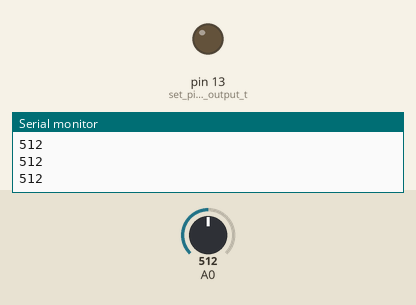
The sketch below on a simulated Arduino Uno, built with avr-gcc and run on an emulated ATmega328P. Shown: output pins drawn as LEDs (lit = HIGH), the last lines printed to the serial monitor. Inputs (shaded band) come from the test bench; at power-on: A0 = 512.

Above: at 1.2 s.
1.3 s: A0 set to 157
2.8 s: A0 set to 140
At 3.8 s:
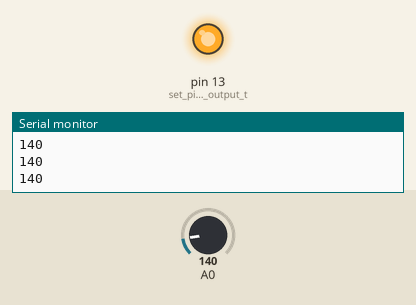
4.3 s: A0 set to 160
At 5.1 s:
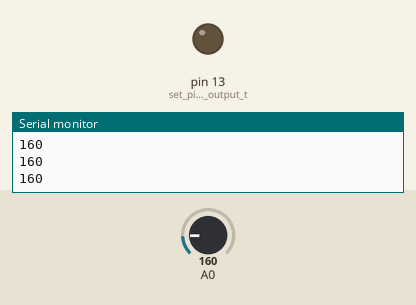
5.8 s: A0 set to 122
At 6.4 s:
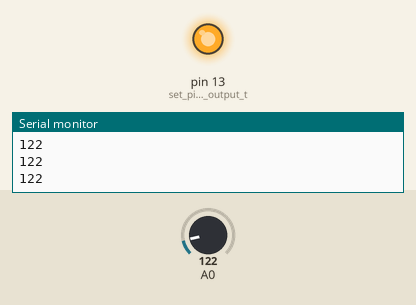
Timing chart, 0 to 8.3 s (numbered marks = the images above; inputs shaded):
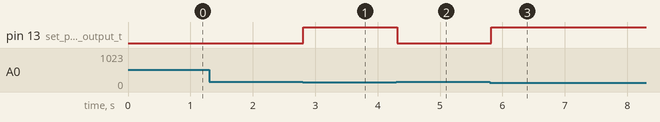

The sketch:

photoresistor.ino
```cpp
/*
SparkFun Tinker Kit
Circuit 3: Photoresistor

Use a photoresistor to monitor how bright a room is, and turn an LED on when it gets dark.

This sketch was written by SparkFun Electronics, with lots of help from the Arduino community.
This code is completely free for any use.

View circuit diagram and instructions at: https://learn.sparkfun.com/tutorials/activity-guide-for-sparkfun-tinker-kit/
Download drawings and code at: https://github.com/sparkfun/SparkFun_Tinker_Kit_Code
*/

int photoresistor = 0;              //this variable will hold a value based on the position of the knob
int threshold = 150;                //if the photoresistor reading is below this value the light will turn on

void setup()
{
  Serial.begin(9600);               //start a serial connection with the computer

  pinMode(13, OUTPUT);              //set pin 13 as an output that can be set to HIGH or LOW
}

void loop()
{
  //read the position of the knob
  photoresistor = analogRead(A0);   //set photoresistor to a number between 0 and 1023 based on how far the knob is turned
  Serial.println(photoresistor);    //print the value of photoresistor in the serial monitor on the computer

  //if the photoresistor value is below the threshold turn the light on, otherwise turn it off
  if (photoresistor < threshold){
    digitalWrite(13, HIGH);         // Turn on the LED
  } else{
    digitalWrite(13, LOW);          // Turn off the LED
  }

  delay(100);                       //short delay to make the printout easier to read
}
```

Measured:
- the behaviour switches between 150 and 149 on A0 (found by bisection; images 0 and 1)
- after the input at 2.8 s, pin 13 (set_pin_13_as_an_output_t): LOW → HIGH at once
- after the input at 4.3 s, pin 13 (set_pin_13_as_an_output_t): HIGH → LOW at once
- after the input at 5.8 s, pin 13 (set_pin_13_as_an_output_t): LOW → HIGH at once
